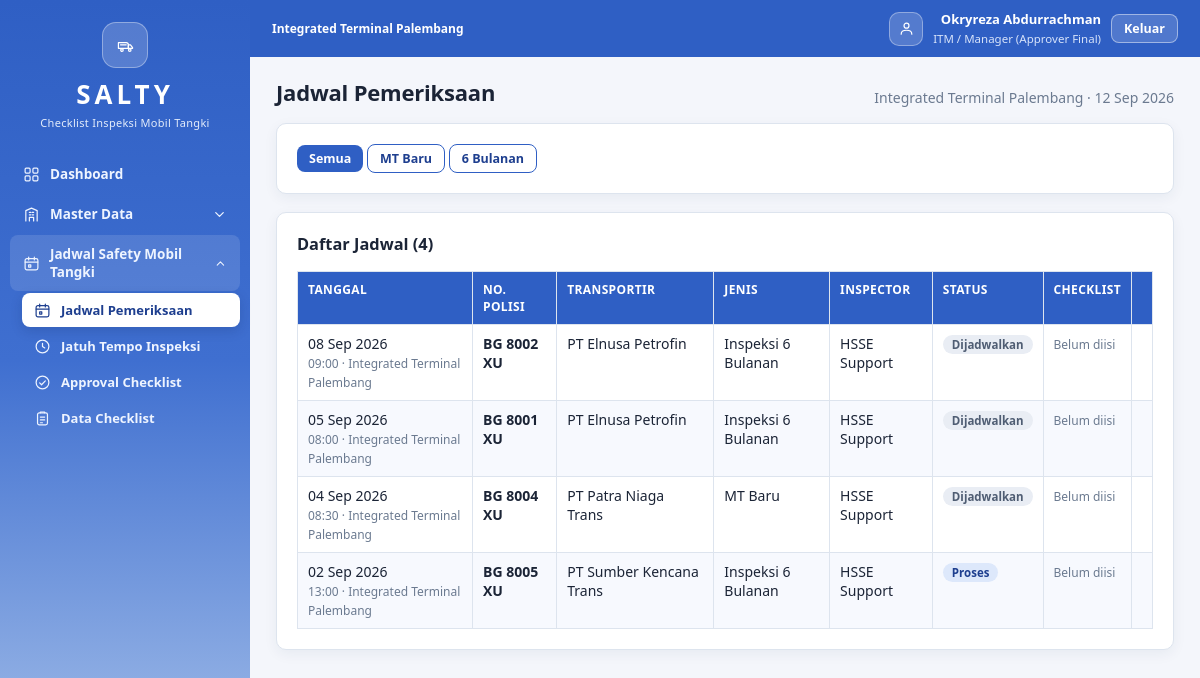
The page /schedules.php (signed in) on the database its author committed.
### tables this page shows
CREATE TABLE schedules (
  id            INT AUTO_INCREMENT PRIMARY KEY,
  vehicle_id    INT NOT NULL,
  form_type     ENUM('baru','6bulanan') NOT NULL,
  tanggal       DATE NOT NULL,
  jam           TIME DEFAULT NULL,
  lokasi        VARCHAR(120) DEFAULT 'Integrated Terminal Palembang',
  inspector_id  INT DEFAULT NULL,
  catatan       VARCHAR(255) DEFAULT NULL,
  status        ENUM('dijadwalkan','proses','selesai','batal') NOT NULL DEFAULT 'dijadwalkan',
  created_by    INT DEFAULT NULL,
  created_at    TIMESTAMP DEFAULT CURRENT_TIMESTAMP,
  CONSTRAINT fk_sch_vehicle   FOREIGN KEY (vehicle_id)   REFERENCES vehicles(id) ON DELETE CASCADE,
  CONSTRAINT fk_sch_inspector FOREIGN KEY (inspector_id) REFERENCES users(id)    ON DELETE SET NULL,
  CONSTRAINT fk_sch_creator   FOREIGN KEY (created_by)   REFERENCES users(id)    ON DELETE SET NULL,
  INDEX idx_tanggal (tanggal)
);

CREATE TABLE vehicles (
  id                 INT AUTO_INCREMENT PRIMARY KEY,
  no_polisi          VARCHAR(30)  NOT NULL UNIQUE,
  no_chasis          VARCHAR(60)  DEFAULT NULL,
  transporter_id     INT DEFAULT NULL,
  merk               VARCHAR(80)  DEFAULT NULL,
  tahun              SMALLINT     DEFAULT NULL,
  pabrikan_tangki    VARCHAR(100) DEFAULT NULL,
  kapasitas_kl       DECIMAL(6,2) DEFAULT NULL,
  jenis_tangki       ENUM('rigid','semi_trailer','gandengan') DEFAULT 'rigid',
  bahan_tangki       VARCHAR(60)  DEFAULT NULL,
  produk             VARCHAR(60)  DEFAULT NULL,
  stnk_no            VARCHAR(60)  DEFAULT NULL,
  stnk_berlaku       DATE DEFAULT NULL,
  keur_no            VARCHAR(60)  DEFAULT NULL,
  keur_berlaku       DATE DEFAULT NULL,
  tera_berlaku       DATE DEFAULT NULL,
  foto_depan         VARCHAR(255) DEFAULT NULL,
  foto_belakang      VARCHAR(255) DEFAULT NULL,
  foto_kanan         VARCHAR(255) DEFAULT NULL,
  foto_kiri          VARCHAR(255) DEFAULT NULL,
  doc_stnk           VARCHAR(255) DEFAULT NULL,
  doc_keur           VARCHAR(255) DEFAULT NULL,
  doc_tera           VARCHAR(255) DEFAULT NULL,
  status             ENUM('aktif','off','nonaktif') NOT NULL DEFAULT 'aktif',
  last_inspection    DATE DEFAULT NULL,    
  next_inspection    DATE DEFAULT NULL,    
  created_at         TIMESTAMP DEFAULT CURRENT_TIMESTAMP,
  CONSTRAINT fk_veh_transporter FOREIGN KEY (transporter_id)
    REFERENCES transporters(id) ON DELETE SET NULL
);

CREATE TABLE transporters (
  id        INT AUTO_INCREMENT PRIMARY KEY,
  nama      VARCHAR(150) NOT NULL,
  telepon   VARCHAR(50) DEFAULT NULL,
  alamat    VARCHAR(255) DEFAULT NULL
);

CREATE TABLE users (
  id           INT AUTO_INCREMENT PRIMARY KEY,
  username     VARCHAR(50)  NOT NULL UNIQUE,
  password     VARCHAR(255) NOT NULL,           
  nama         VARCHAR(100) NOT NULL,
  jabatan      VARCHAR(100) DEFAULT NULL,
  role         ENUM('admin_hsse','inspector_hsse','hsse','distribusi','qq','itm') NOT NULL,
  aktif        TINYINT(1) NOT NULL DEFAULT 1,
   
  totp_secret     VARCHAR(64)  DEFAULT NULL,
  totp_enabled    TINYINT(1)   NOT NULL DEFAULT 0,
  recovery_codes  VARCHAR(255) DEFAULT NULL,
  created_at   TIMESTAMP DEFAULT CURRENT_TIMESTAMP
);

### config/config.php (called while the page is built, shortened)
<?php
function db(): mysqli
{
    static $conn = null;
    if ($conn === null) {
        try {
            $conn = new mysqli(DB_HOST, DB_USER, DB_PASS, DB_NAME, DB_PORT);
            $conn->set_charset('utf8mb4');
        } catch (Throwable $e) {
            die('<h3 style="font-family:sans-serif">Koneksi database gagal.</h3>'
                . '<p style="font-family:sans-serif">Periksa <code>config/config.php</code>. Detail: '
                . htmlspecialchars($e->getMessage()) . '</p>');
        }
    }
    return $conn;
}
function q(string $sql, array $params = [], string $types = ''): array
{
    $stmt = db()->prepare($sql);
    if ($params) {
        $types = $types ?: str_repeat('s', count($params));
        $stmt->bind_param($types, ...$params);
    }
    $stmt->execute();
    $res = $stmt->get_result();
    $rows = $res ? $res->fetch_all(MYSQLI_ASSOC) : [];
    return $rows;
}
function q1(string $sql, array $params = [], string $types = ''): ?array
{
    $rows = q($sql, $params, $types);
    return $rows[0] ?? null;
}

### includes/helpers.php (called while the page is built, shortened)
<?php
require_once __DIR__ . '/../config/config.php';
function e($v): string
{
    return htmlspecialchars((string)$v, ENT_QUOTES, 'UTF-8');
}
function tgl(?string $d, bool $withDay = false): string
{
    $bulan = ['', 'Jan', 'Feb', 'Mar', 'Apr', 'Mei', 'Jun', 'Jul', 'Agu', 'Sep', 'Okt', 'Nov', 'Des'];
    $t = strtotime($d);
    return date('d', $t) . ' ' . $bulan[(int)date('n', $t)] . ' ' . date('Y', $t);
}
function form_label(string $t): string
{
    return $t === 'baru' ? 'MT Baru' : 'Inspeksi 6 Bulanan';
}

### includes/auth.php (called while the page is built, shortened)
<?php
require_once __DIR__ . '/../config/config.php';
function user(): ?array
{
    return $_SESSION['user'] ?? null;
}
function role(): string
{
    return user()['role'] ?? '';
}

### schedules.php (the view, shortened to what this page needs)
<?php
require_once __DIR__ . '/includes/layout.php';
$fType = $_GET['type'] ?? '';
$where = $fType ? ' WHERE s.form_type = "' . ($fType === 'baru' ? 'baru' : '6bulanan') . '"' : '';
$rows = q('SELECT s.*, v.no_polisi, t.nama AS transportir, u.nama AS inspector,
                  (SELECT i.id FROM inspections i WHERE i.schedule_id = s.id LIMIT 1) AS inspection_id
           FROM schedules s
           JOIN vehicles v ON v.id = s.vehicle_id
           LEFT JOIN transporters t ON t.id = v.transporter_id
           LEFT JOIN users u ON u.id = s.inspector_id' . $where . '
           ORDER BY s.tanggal DESC, s.jam ASC');
layout_start('Jadwal Pemeriksaan');
?>
<div class="card">
  <a class="btn btn-sm <?= $fType === '' ? '' : 'btn-outline' ?>" href="?">Semua</a>
  <a class="btn btn-sm <?= $fType === 'baru' ? '' : 'btn-outline' ?>" href="?type=baru">MT Baru</a>
  <a class="btn btn-sm <?= $fType === '6bulanan' ? '' : 'btn-outline' ?>" href="?type=6bulanan">6 Bulanan</a>
</div>
<div class="card">
  <h3>Daftar Jadwal (<?= count($rows) ?>)</h3>
  <div class="table-wrap">
    <table>
      <thead><tr><th>Tanggal</th><th>No. Polisi</th><th>Transportir</th><th>Jenis</th><th>Inspector</th><th>Status</th><th>Checklist</th><th></th></tr></thead>
      <tbody>
      <?php foreach ($rows as $r): ?>
        <tr>
          <td><?= tgl($r['tanggal']) ?><br><span class="muted small"><?= $r['jam'] ? substr($r['jam'], 0, 5) : '' ?> · <?= e($r['lokasi']) ?></span></td>
          <td><b><?= e($r['no_polisi']) ?></b></td>
          <td><?= e($r['transportir'] ?: '-') ?></td>
          <td><?= e(form_label($r['form_type'])) ?></td>
          <td><?= e($r['inspector'] ?: '-') ?></td>
          <td><span class="badge badge-<?= ['dijadwalkan' => 'gray', 'proses' => 'blue', 'selesai' => 'green', 'batal' => 'red'][$r['status']] ?>"><?= e(ucfirst($r['status'])) ?></span></td>
          <td>
            <?php if ($r['inspection_id']): ?>
              <a class="btn btn-sm btn-outline" href="inspection_view.php?id=<?= (int)$r['inspection_id'] ?>">Lihat Checklist</a>
            <?php elseif (role() === 'inspector_hsse'): ?>
              <a class="btn btn-sm" href="inspection_form.php?schedule=<?= (int)$r['id'] ?>">Isi Checklist</a>
            <?php else: ?>
              <span class="muted small">Belum diisi</span>
            <?php endif; ?>
          </td>
          <td style="white-space:nowrap">
          </td>
        </tr>
      <?php endforeach; ?>
      </tbody>
    </table>
  </div>
</div>

### assets/style.css (style rules this page uses)
:root { --bg: #f4f6fb; --surface: #ffffff; --ink: #1b2436; --muted: #6b7a90; --line: #dde4ee; --brand: #2f5fc4; --brand-dark: #1e3f8f; --accent: #5b6ee0; --violet: #7b57d8; --gold: #e08a1e; --green: #23a455; --amber: #b45309; --blue: #2f5fc4; --gradient-brand: linear-gradient(120deg, #2f5fc4 0%, #5b6ee0 55%, #7b57d8 100%); --gradient-side: linear-gradient(180deg, #2f5fc4 0%, #3f6fd0 45%, #a8c2ea 100%); --radius: 10px; }
* { box-sizing: border-box; }
body { margin: 0; font-family: "Segoe UI", system-ui, -apple-system, sans-serif; background: var(--bg); color: var(--ink); font-size: 14px; }
a { color: var(--brand); text-decoration: none; }
.muted { color: var(--muted); }
.small { font-size: 12px; }
.card { background: var(--surface); border: 1px solid var(--line); border-radius: var(--radius); padding: 20px; margin-bottom: 18px; box-shadow: 0 4px 14px rgba(25,45,90,.06); }
.card h2, .card h3 { margin-top: 0; }
table { width: 100%; border-collapse: collapse; }
th, td { padding: 9px 10px; border: 1px solid var(--line); text-align: left; vertical-align: top; }
th { background: var(--brand); color: #fff; font-size: 12px; text-transform: uppercase; letter-spacing: .03em; }
tbody tr:nth-child(even) { background: #f7f9fe; }
.table-wrap { overflow-x: auto; }
.btn { display: inline-flex; align-items: center; justify-content: center; gap: 6px; padding: 9px 16px; border-radius: 8px; border: 0; background: var(--brand); color: #fff; font: inherit; font-weight: 600; cursor: pointer; }
.btn-sm { padding: 5px 12px; font-size: 12.5px; }
.btn-outline { background: #fff; color: var(--brand-dark); border: 1px solid var(--brand); }
.badge { display: inline-block; padding: 2px 9px; border-radius: 20px; font-size: 11.5px; font-weight: 600; white-space: nowrap; }
.badge-blue { background: #dde8fb; color: #1e3f8f; }
.badge-gray { background: #e9edf4; color: #4f5d73; }

### rows shown on the page
schedules: tanggal "08 Sep 2026", jam "09:00", lokasi "Integrated Terminal Palembang", vehicle.no_polisi "BG 8002 XU", transporters.nama "PT Elnusa Petrofin", form_type "Inspeksi 6 Bulanan", inspector.nama "HSSE Support", status "Dijadwalkan"
schedules: tanggal "05 Sep 2026", jam "08:00", lokasi "Integrated Terminal Palembang", vehicle.no_polisi "BG 8001 XU", transporters.nama "PT Elnusa Petrofin", form_type "Inspeksi 6 Bulanan", inspector.nama "HSSE Support", status "Dijadwalkan"
schedules: tanggal "04 Sep 2026", jam "08:30", lokasi "Integrated Terminal Palembang", vehicle.no_polisi "BG 8004 XU", transporters.nama "PT Patra Niaga Trans", form_type "MT Baru", inspector.nama "HSSE Support", status "Dijadwalkan"
schedules: tanggal "02 Sep 2026", jam "13:00", lokasi "Integrated Terminal Palembang", vehicle.no_polisi "BG 8005 XU", transporters.nama "PT Sumber Kencana Trans", form_type "Inspeksi 6 Bulanan", inspector.nama "HSSE Support", status "Proses"

### other values the page prints
$gtitle "Master Data"
$gtitle "Jadwal Safety Mobil Tangki"
$label "Jadwal Pemeriksaan"
$label "Jatuh Tempo Inspeksi"
$label "Approval Checklist"
$label "Data Checklist"
APP_TERMINAL "Integrated Terminal Palembang"
user()['nama'] "Okryreza Abdurrachman"
ROLE_LABELS[role()] "ITM / Manager (Approver Final)"
$title "Jadwal Pemeriksaan"
count($rows) "4"
